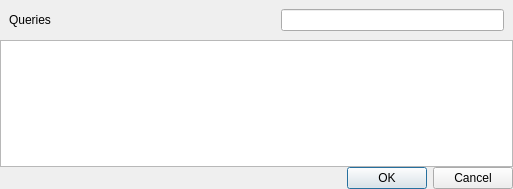
<?xml version="1.0" encoding="UTF-8"?>
<ui version="4.0">
 <class>QueryChooserDlg</class>
 <widget class="QDialog" name="QueryChooserDlg">
  <property name="geometry">
   <rect>
    <x>0</x>
    <y>0</y>
    <width>513</width>
    <height>189</height>
   </rect>
  </property>
  <property name="windowTitle">
   <string>Query chooser</string>
  </property>
  <layout class="QVBoxLayout" name="verticalLayout">
   <property name="spacing">
    <number>0</number>
   </property>
   <property name="margin">
    <number>0</number>
   </property>
   <item>
    <widget class="ViewSearchHeader" name="header" native="true">
     <layout class="QHBoxLayout" name="horizontalLayout_2">
      <item>
       <widget class="QLabel" name="count">
        <property name="text">
         <string>Queries</string>
        </property>
       </widget>
      </item>
      <item>
       <spacer name="horizontalSpacer">
        <property name="orientation">
         <enum>Qt::Horizontal</enum>
        </property>
        <property name="sizeHint" stdset="0">
         <size>
          <width>40</width>
          <height>20</height>
         </size>
        </property>
       </spacer>
      </item>
      <item>
       <widget class="SearchLineEdit" name="filter"/>
      </item>
     </layout>
    </widget>
   </item>
   <item>
    <widget class="StyledTreeView" name="list"/>
   </item>
   <item>
    <layout class="QHBoxLayout" name="horizontalLayout">
     <item>
      <widget class="QDialogButtonBox" name="buttonBox">
       <property name="orientation">
        <enum>Qt::Horizontal</enum>
       </property>
       <property name="standardButtons">
        <set>QDialogButtonBox::Cancel|QDialogButtonBox::Ok</set>
       </property>
      </widget>
     </item>
    </layout>
   </item>
  </layout>
 </widget>
 <customwidgets>
  <customwidget>
   <class>StyledTreeView</class>
   <extends>QTreeView</extends>
   <header>FileWaveGuiLib/styledviews/styledtreeview.h</header>
  </customwidget>
  <customwidget>
   <class>ViewSearchHeader</class>
   <extends>QWidget</extends>
   <header>FileWaveGuiLib/searchheader/ViewSearchHeader.h</header>
   <container>1</container>
  </customwidget>
  <customwidget>
   <class>SearchLineEdit</class>
   <extends>QLineEdit</extends>
   <header>FileWaveGuiLib/searchlineedit/searchlineedit.h</header>
  </customwidget>
 </customwidgets>
 <resources/>
 <connections>
  <connection>
   <sender>buttonBox</sender>
   <signal>accepted()</signal>
   <receiver>QueryChooserDlg</receiver>
   <slot>accept()</slot>
   <hints>
    <hint type="sourcelabel">
     <x>248</x>
     <y>254</y>
    </hint>
    <hint type="destinationlabel">
     <x>157</x>
     <y>274</y>
    </hint>
   </hints>
  </connection>
  <connection>
   <sender>buttonBox</sender>
   <signal>rejected()</signal>
   <receiver>QueryChooserDlg</receiver>
   <slot>reject()</slot>
   <hints>
    <hint type="sourcelabel">
     <x>316</x>
     <y>260</y>
    </hint>
    <hint type="destinationlabel">
     <x>286</x>
     <y>274</y>
    </hint>
   </hints>
  </connection>
 </connections>
</ui>
